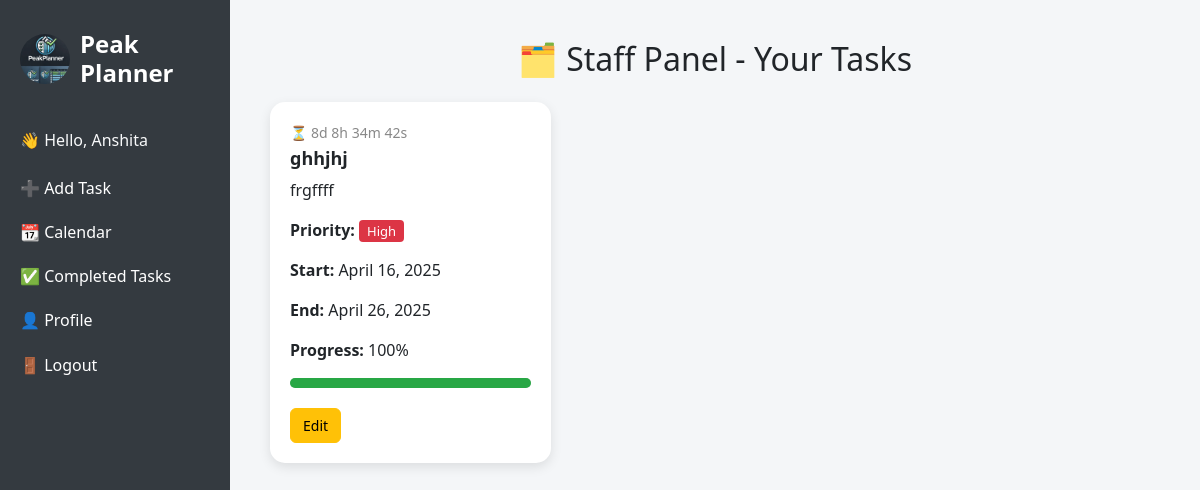
Screenshot of /dashboard/staff/tasks/ (signed in) with the database file from the repository.
### main/models.py (models this page shows, shortened)
class AppUser(AbstractUser,PermissionsMixin):
    email = models.EmailField(unique=True)
    name = models.CharField(max_length=100)
    phone = models.CharField(max_length=15)
    role = models.CharField(max_length=30, null=True, blank=True)
    gender = models.CharField(max_length=10, choices=[('Male', 'Male'), ('Female', 'Female'), ('Other', 'Other')], null=True, blank=True)
    profile_image = models.ImageField(upload_to='profile_images/', null=True, blank=True)
    address = models.CharField(max_length=255, default='Not Provided')
    is_superuser = models.BooleanField(default=False)
    username = None
    objects = AppUserManager()
    USERNAME_FIELD = 'email'
    REQUIRED_FIELDS = ['name', 'phone']

### DashboardApp/models.py (models this page shows, shortened)
class Task(models.Model):
    user = models.ForeignKey('main.AppUser', on_delete=models.CASCADE,null=True)
    id = models.AutoField(primary_key=True)
    task_title = models.CharField(unique=True,max_length=30)
    task_description = models.TextField(max_length=100)
    TASK_PRIORITY_CHOICES = [
    ('High', 'High'),
    ('Medium', 'Medium'),
    ('Low', 'Low'),
    ]
    status = models.CharField(
        max_length=20,
        choices=[("Pending", "Pending"), ("In Progress", "In Progress"), ("Completed", "Completed")],
        default="Pending"
    )
    task_priority = models.CharField(max_length=10, choices=TASK_PRIORITY_CHOICES, default='Medium')
    progress = models.PositiveIntegerField(default=0)
    start_date = models.DateField(auto_now_add=True)
    end_date = models.DateField()
    class Meta:
        permissions = [
            ("edit_task", "Can edit task"),
        ]

### DashboardApp/views.py (the view)
# urls.py: path('staff/tasks/', views.staff_tasks_view, name='staff_tasks_view'),
@login_required
@user_passes_test(is_staff)
def staff_tasks_view(request):
    tasks = Task.objects.all().order_by('-start_date')  # Fetch all tasks
    users = AppUser.objects.all()  # Fetch all AppUser instances (instead of User)
    return render(request, 'staff_tasks.html', {'tasks': tasks, 'users':users})

### DashboardApp/views.py (called while the page is built)
def is_staff(user):
    return user.is_staff

### DashboardApp/templates/staff_tasks.html (shortened to what this page needs)
{% load static %}
<!DOCTYPE html>
<html lang="en">
<head>
    <link rel="stylesheet" href="https://cdn.jsdelivr.net/npm/bootstrap@5.3.2/dist/css/bootstrap.min.css">
</head>
<body>
<div class="wrapper">
    <div class="sidebar">
        <h4>
            <img src="{% static 'images/logo.jpg' %}" height="50px" width="50px" style="border-radius: 50%;">
            Peak Planner
        </h4>
        <p class="text-light mb-4">👋 Hello, {{ request.user.name }}</p>
        <ul>
            <li><a href="{% url 'addtask' %}">➕ Add Task</a></li>
            <li><a href="{% url 'taskcalender' %}">📆 Calendar</a></li>
            <li><a href="{% url 'completed_tasks' %}">✅ Completed Tasks</a></li>
            <li><a href="{% url 'profile' %}">👤 Profile</a></li>
            <li>
                <form action="{% url 'logout' %}" method="post">{% csrf_token %}
                    <button type="submit">🚪 Logout</button>
                </form>
            </li>
        </ul>
    </div>
    <div class="main-content">
        <h2 class="mb-4 text-center">🗂️ Staff Panel - Your Tasks</h2>
        <div class="row">
            {% for task in tasks %}
                {% if task.user == request.user %}
                <div class="col-md-4 mb-4">
                    <div class="task-card">
                        <div class="countdown-timer" data-end-date="{{ task.end_date }} 23:59:59"></div>
                        <h5 class="task-title">{{ task.task_title }}</h5>
                        <p>{{ task.task_description }}</p>
                        <p><strong>Priority:</strong>
                            <span class="priority-label" style="background-color: #dc3545; color: white;">
                                {{ task.task_priority }}
                            </span>
                        </p>
                        <p><strong>Start:</strong> {{ task.start_date }}</p>
                        <p><strong>End:</strong> {{ task.end_date }}</p>
                        <p><strong>Progress:</strong> {{ task.progress }}%</p>
                        <div class="progress-line-container">
                            <div class="progress-line" data-progress="{{ task.progress|default_if_none:0|floatformat:0 }}"></div>
                        </div>
                        <div class="task-actions">
                            <a href="{% url 'edit_task' task.id %}" class="btn btn-warning btn-edit">Edit</a>
                        </div>
                    </div>
                </div>
                {% endif %}
            {% empty %}
                <p class="text-center text-danger mt-5">No tasks assigned to you.</p>
            {% endfor %}
        </div>
    </div>
</div>
</body>
</html>

### DashboardApp/templates/staff_tasks.html (style rules this page uses)
body { background-color: #f4f6f8; font-family: 'Segoe UI', Tahoma, Geneva, Verdana, sans-serif; }
.wrapper { display: flex; height: 100vh; }
.sidebar { width: 230px; background-color: #343a40; color: white; padding: 30px 20px; }
.sidebar h4 { margin-bottom: 40px; font-weight: bold; display: flex; align-items: center; gap: 10px; }
.sidebar ul { list-style: none; padding-left: 0; }
.sidebar ul li { margin: 20px 0; }
.sidebar ul li a, .sidebar button { color: white; text-decoration: none; font-size: 16px; }
.sidebar button { background: none; border: none; padding-left: 0; cursor: pointer; }
.main-content { flex: 1; padding: 40px; overflow-y: auto; }
.task-card { background: white; border-radius: 15px; padding: 20px; box-shadow: 0px 4px 12px rgba(0,0,0,0.1); height: 100%; position: relative; }
.task-title { font-size: 18px; font-weight: bold; }
.priority-label { border-radius: 4px; padding: 2px 8px; font-size: 13px; }
.progress-line-container { background-color: #ddd; border-radius: 5px; height: 10px; width: 100%; margin-top: 5px; }
.progress-line { height: 10px; background-color: #28a745; border-radius: 5px; }
.countdown-timer { font-size: 14px; color: #888; margin-bottom: 5px; }
.task-actions { display: flex; gap: 10px; margin-top: 20px; }
.btn-edit { padding: 6px 12px; font-size: 14px; }

### rows the page displays
AppUser: user.name "Anshita"
Task: task_title "ghhjhj", task_description "frgffff", task_priority "High", start_date "April 16, 2025", end_date "April 26, 2025", progress "100"
